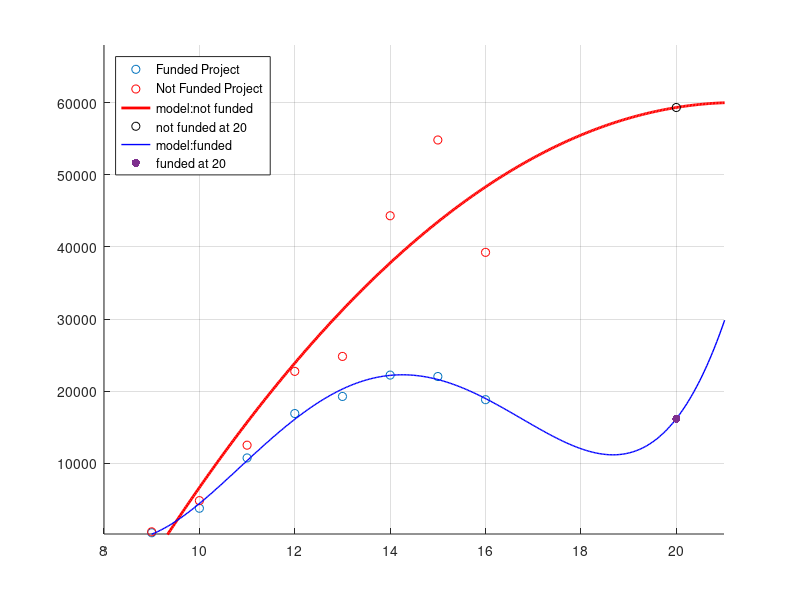

This chart was generated by the following MATLAB code:
% Script_Name : kickstarter.m
% author :
    % Han Seokhee(2013130874)
    % Chung Hyelee(2017130776)
    % Hwang Jongho(2018320177)
% < Explantion for the script >
    % This script fits kickstarter funded and non-funded data with 1~7
    % degrees of polynomial function to make a polynomial prediction model.

% Basic Clearing
close all; clear all; clc;

% save kickstarter data(09'-16')
funded = [373, 3772, 10746, 16903, 19271, 22233, 22036, 18823];
not_funded = [501, 4825, 12516, 22749, 24823, 44325, 54831, 39251];

% x axis data : year
x = [9,10,11,12,13,14,15,16];

% For ease, make above three array into column-array-concat matrix
y = [x' funded' not_funded'];

% Scatterplot the original data(funded, not funded)
scatter(y(:,1),y(:,2),'displayname','Funded Project'); grid on; xlim([8, 21]); ylim([200 68000]); hold on
scatter(y(:,1),y(:,3),'r','displayname','Not Funded Project');  grid on; xlim([8, 21]); ylim([200 68000]); hold on

xplot = [9:0.03:25];

% Fitting both funded & not_funded with 1-7 polynomial
for n = [2,4]
    
    % Create Vandermonde matrix
    A=y(:,1).^[0:n]; 
    
    % define y_i of Both Funded & not_funded data
    f_b = y(:,2);
    nf_b = y(:,3); 
    
    % solve coefficient using backslash : both coefficient for funded and not_funded
    coeff_funded = A\f_b;
    coeff_not_funded = A\nf_b;
    
    % y plot for error minimized polynomial approximation function.
    funded_y_plot = (xplot').^[0:n]*coeff_funded;
    not_funded_y_plot = (xplot').^[0:n]*coeff_not_funded;

    % error calculation
    %err_funded(n) = norm(A*coeff_funded - f_b);
    %err_not_funded(n) = norm(A*coeff_not_funded - nf_b);
   
    
    % Result plot
    
    if n == 4
    % yield estimate of funded at x = 20
    funded_pred = [1,20,20^2,20^3,20^4]*coeff_funded;
    % plot the model for funded / prediction at 20'
    plot(xplot, funded_y_plot,'b', 'linewidth',1, 'displayname', 'model:funded'); hold on; %sprintf('Degree %d: Error =%f', n, err_funded(n)) );
    scatter([20],funded_pred,'filled','k','displayname', 'funded at 20'); hold on;
    end
    
    if n == 2
    % yield estimate of not_funded at x = 20
    not_funded_pred = [1,20,20^2]*coeff_not_funded;
    
    % plot the model for not_funded / prediction at 20'
    plot(xplot, not_funded_y_plot,'r','linewidth',2, 'displayname', 'model:not funded'); %sprintf('Degree %d: Error =%f',n, err_not_funded(n)));
    scatter([20],not_funded_pred, 'k', 'displayname', 'not funded at 20'); hold on;
    hold on

    end
end

% set legend
legend('location', 'northwest')


% Which of the models do you think fits the data best for each of the two datasets 
% (remember the compromise between fit quality and generalizability!!!) 
% Do the degrees differ for the two datasets? Why would they? Why would they not?

%For 'funded', degree = 4 seems to be the most appropriate model.
% In assumption, 
% * I need to find the model with lower error for 'fit quality'
% * And at the same time, with balance, try to find the model with lower degree for
%'generalizability' as it is basically for prediction.
%   The fit quality  does not improve that rapidly after it has 
% sudden drop between degree=2 and degree=3, so the fit quality for degree=4 is relatively
% decent. 
% At the same time, 
% unlike degree 4,5,6 which have stronger wiggle and predicts near 0 or minus value 
% for 2020 or near future, 
% the degree=4 model not only has lower degree but also has even weaker wiggle
% in the interval of near future than degree 3 which predicts abnormally
% large number for near future.
%   For 'not funded', degree = 2 model seems to be the least worst option
% from those 7 polynomial degrees.
% The function with degrees higher than 2 displays unreasonable drop in the
% adjacent years ahead, such as degree = 3 model reaching value 0 near year 18'.
% In the process of balancing generalizability and fit quality,
% degree = 2 was chosen as it is relatively reasonable in explaining
% unfunded project numbers in general, has low degree and weak wiggle,
% and has lower error than degree = 1.


% Plot the measured data points, along with your best-fit model into the same plot. 
% Using your model as a predictor model, how many projects will be funded and non-funded in 2020? 
% Plot these points as well into the same plot.
% Make sure to insert all observations and interpretations as comments into your script!

% funded in 2020 :  1.6181e+04
% non-funded in 2020 : 5.9335e+04

% hint : "What would help the most in reality prediction."